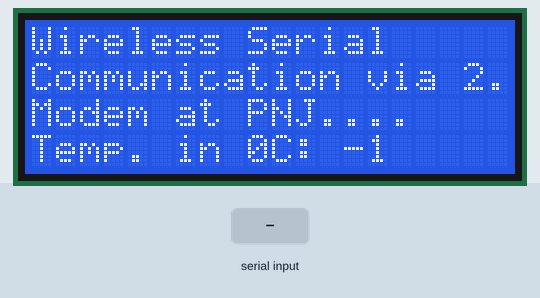
Recording of a sketch running on a simulated Arduino Uno, built with avr-gcc and run on an emulated ATmega328P. Shown: 20×4 character LCD. Inputs (shaded band) come from the test bench. What the sketch prints to the serial monitor is not drawn.

Above: at 1.2 s.
1.3 s: byte 30 received over Serial
At 1.59 s:
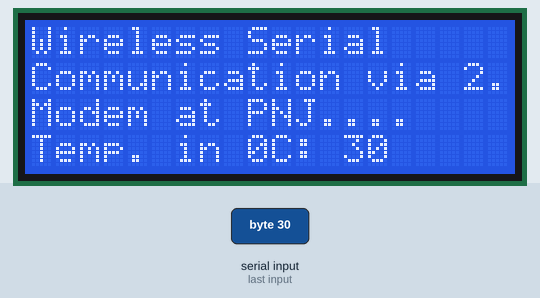
3.1 s: byte 90 received over Serial
4.8 s: byte 120 received over Serial
At 6.1 s:
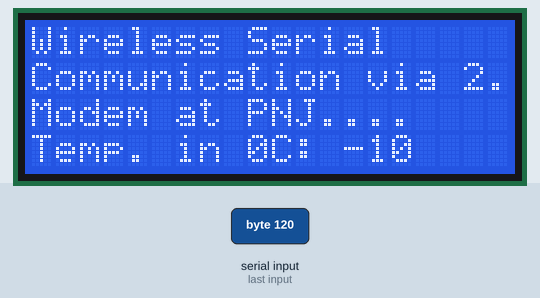
Timing chart, 0 to 7.8 s (numbered marks = the images above; inputs shaded):
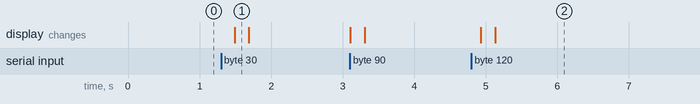

Measured:
- after the input at 1.3 s, the display: changes after 0.19 s (image 1)
- after the input at 4.8 s, the display: first changes after 0.13 s (image 2 shows a later state)

The sketch:

Code_RX_Modem.ino
```cpp
#include <LiquidCrystal.h>
LiquidCrystal lcd(13,12,11,10,9,8);

// Part Receiver
void setup() {
  // put your setup code here, to run once:
  lcd.begin(20,4);
  Serial.begin(9600);
  lcd.setCursor(0,0);
  lcd.print("Wireless Serial ");
  lcd.setCursor(0,1);
  lcd.print("Communication via 2.4 GHz");
  lcd.setCursor(0,2);
  lcd.print("Modem at PNJ....");
}

void loop() {
  // put your main code here, to run repeatedly:
  int TEMP_VALUE = Serial.read();
  lcd.setCursor(0,3);
  lcd.print("Temp. in 0C:");
  lcd.setCursor(13,3);
  lcd.print(TEMP_VALUE);
  delay(100);
  Serial.print("TEMP_VAL:");
  Serial.println(TEMP_VALUE);
  delay(100);
}
```
